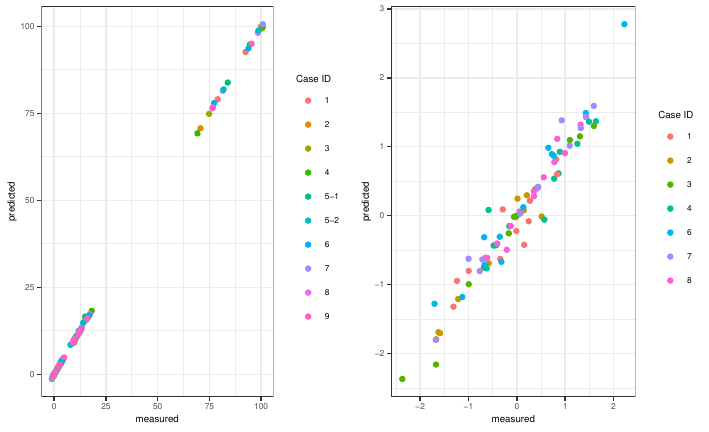

The script that saved this image:
library(ggpubr)
library(ggplot2)

rawscores<-read.table("./data/corr_data_rawscore.txt", header=T)
zscores<-read.table("./data/corr_data_zscore.txt", header=T)

#Generate Figure panels
rawscoreplot<-ggplot(rawscores,aes(x=measured,y=predicted,color = caseID)) + geom_point() + theme_bw() + theme(text = element_text(size=7))+labs(color="Case ID")

zscoreplot<-ggplot(zscores,aes(x=measured,y=predicted,color = as.factor(caseID))) + geom_point() + theme_bw() + theme(text = element_text(size=7))+labs(color="Case ID")

combinedplot<-ggarrange(rawscoreplot, zscoreplot,ncol=2,nrow=1)
ggsave("./figures/ExtFig5.pdf", plot=combinedplot, dpi=300, width=180, height=110, units=c("mm"), device="pdf")
ggsave("./figures/ExtFig5.jpg", plot=combinedplot, dpi=300, width=180, height=110, units=c("mm"), device="jpg")


